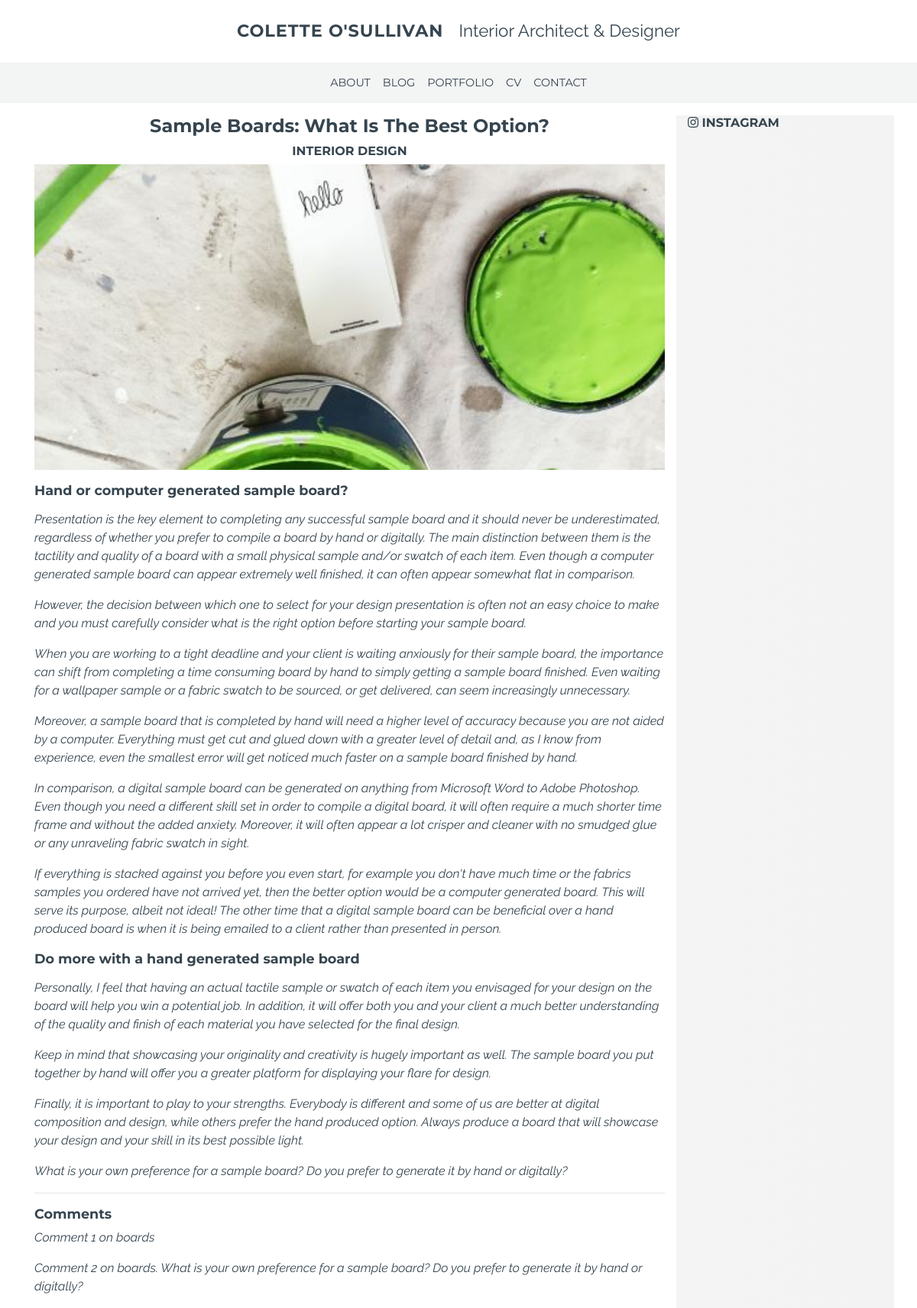
The app's page /blog/3, older data.
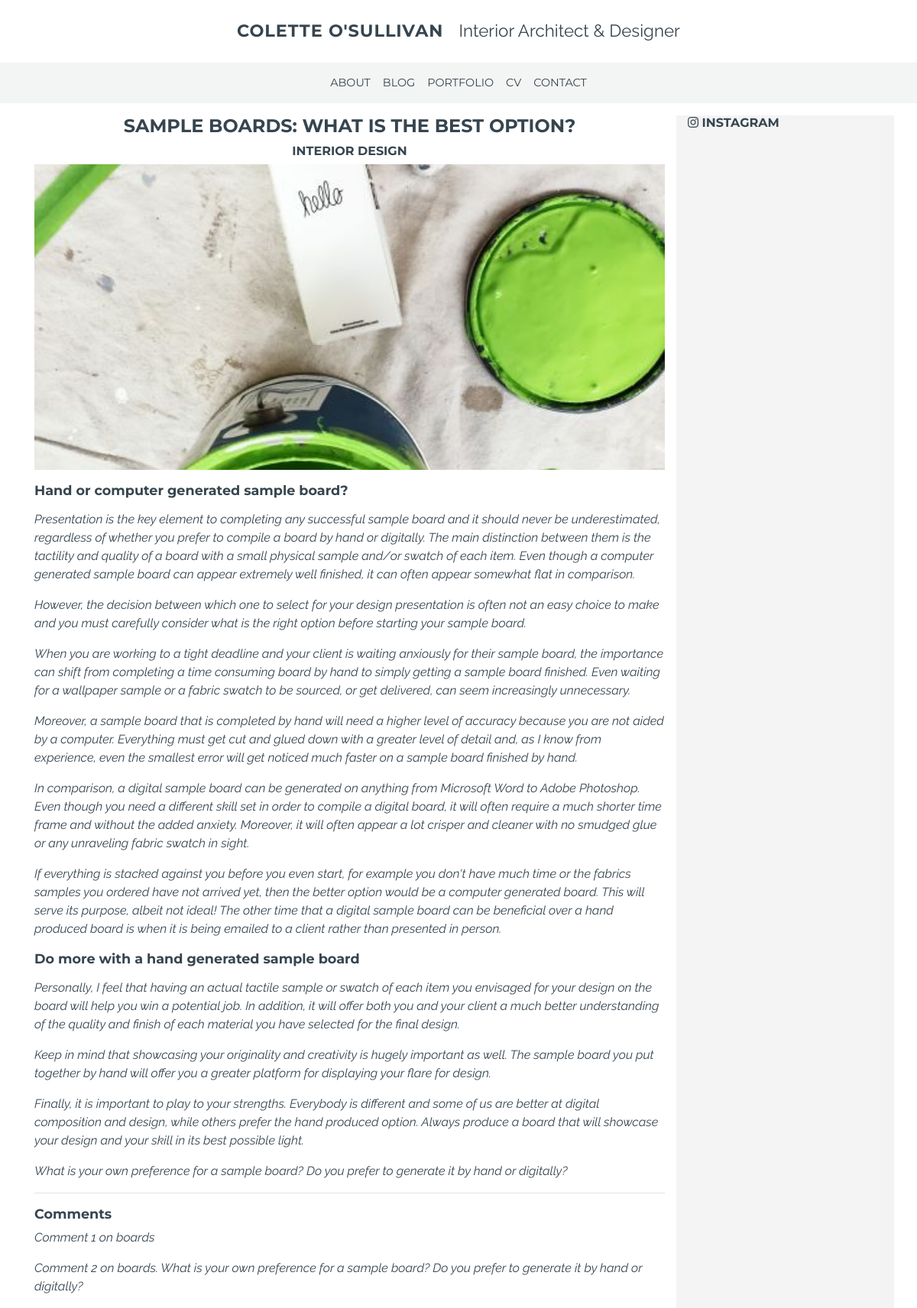
The same page, newer data.
### blog/models.py (models this page shows, shortened)
class Blog(models.Model):
    category = models.ForeignKey('Category', null=True, on_delete=models.CASCADE, related_name='blogs')
    title = models.CharField(max_length=200, blank=True)
    date = models.DateField(default=timezone.now)
    image = models.ImageField(blank=True)
    content = models.TextField(blank=True)
    order = models.IntegerField(null=True)

class Category(models.Model):
    title = models.CharField(max_length=100)

### blog/views.py (the view)
# urls.py: path('<pk>', views.blog, name='blog'),
def blog(request, pk):
    blog = Blog.objects.get(pk=pk)
    sections = Section.objects.filter(blog=blog)
    comments = Comment.objects.filter(blog=blog)
    context = {'blog': blog, 'sections': sections, 'comments': comments}
    return render(request, 'blog/blog.html', context)

### blog/templates/blog/blog.html (shortened to what this page needs)
{% extends 'base.html' %}
{% load static %}
{% block content%}
<div class="text-center">
    <h1>{{ blog.title }}</h1>
    <h3>{{ blog.category.title }}</h3>
    <div class="wrap-img--section">
        <div class="background-img" style="background-image: url({% static 'images/paint.jpg' %})">
        </div>
    </div>
</div>
{% for section in sections %}
<h2 class="mt-3">{{ section.title }}</h2>
<p>{{ section.content|linebreaks }}</p>
{% endfor %}
<hr>
<h2>Comments</h2>
{% for comment in comments %}
<p>{{comment.content}}</p>
{% endfor %}
{% endblock %}

Row changes from the older to the newer data that the page shows:
changed Blog "INTERIOR DESIGN": title "Sample Boards: What Is The Best Option?" → "SAMPLE BOARDS: WHAT IS THE BEST OPTION?"
